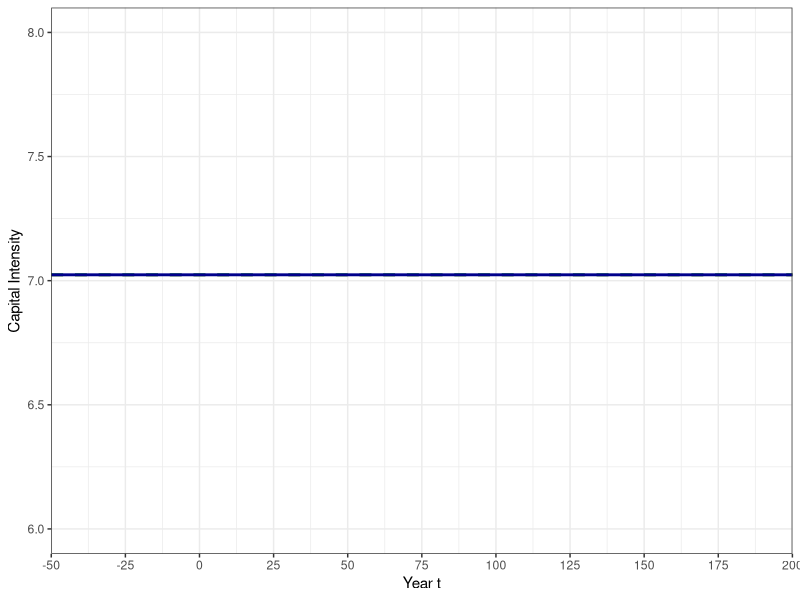
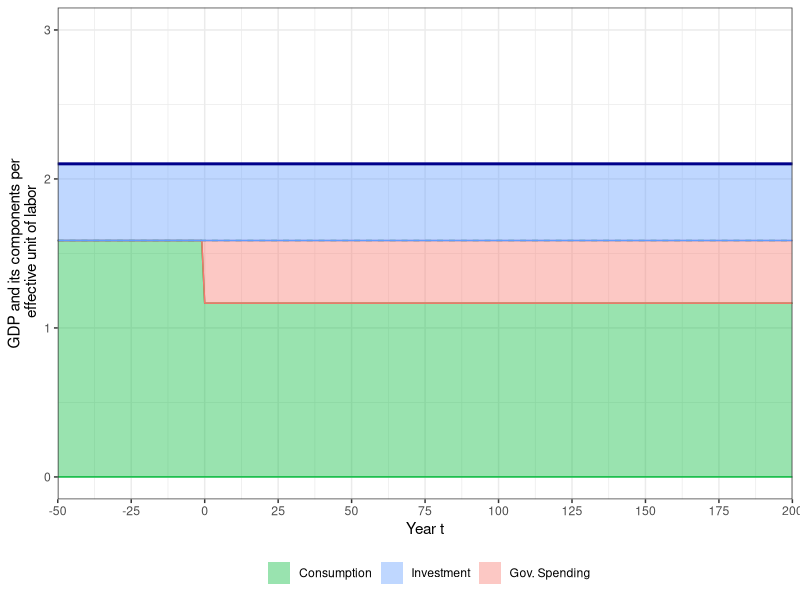
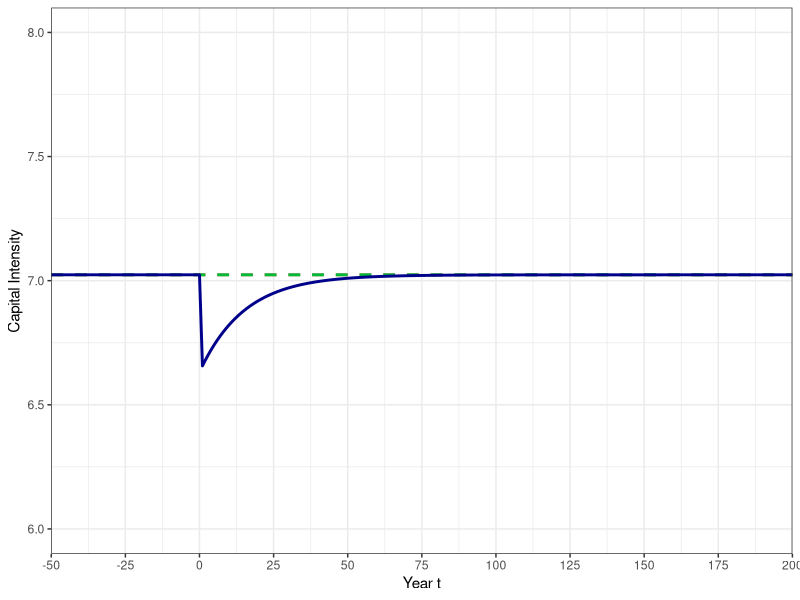
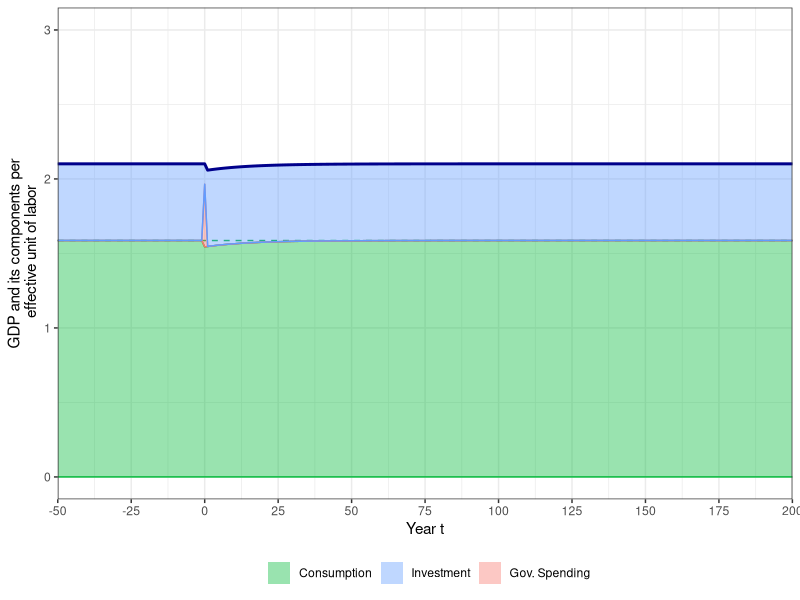
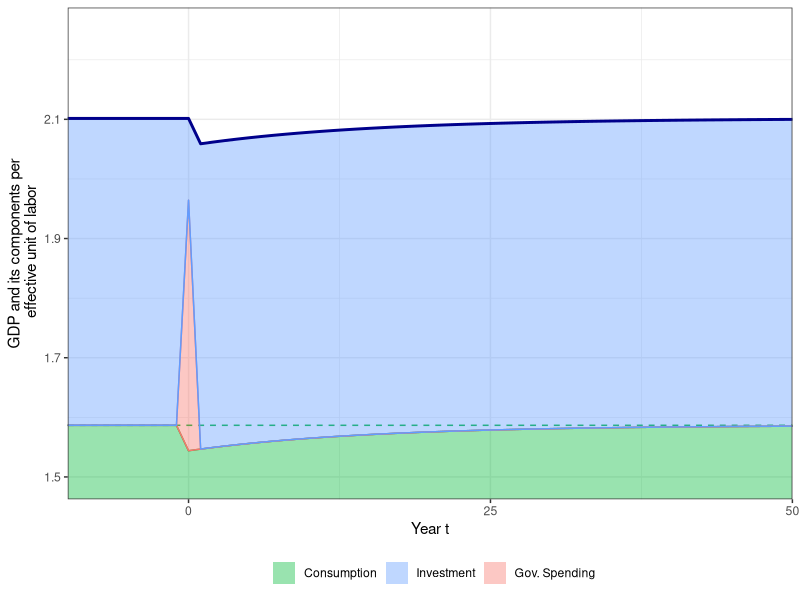
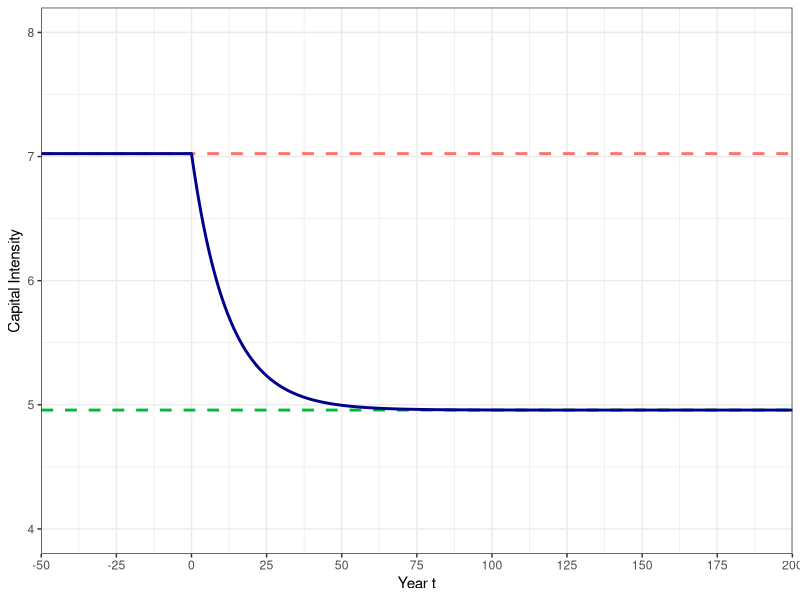
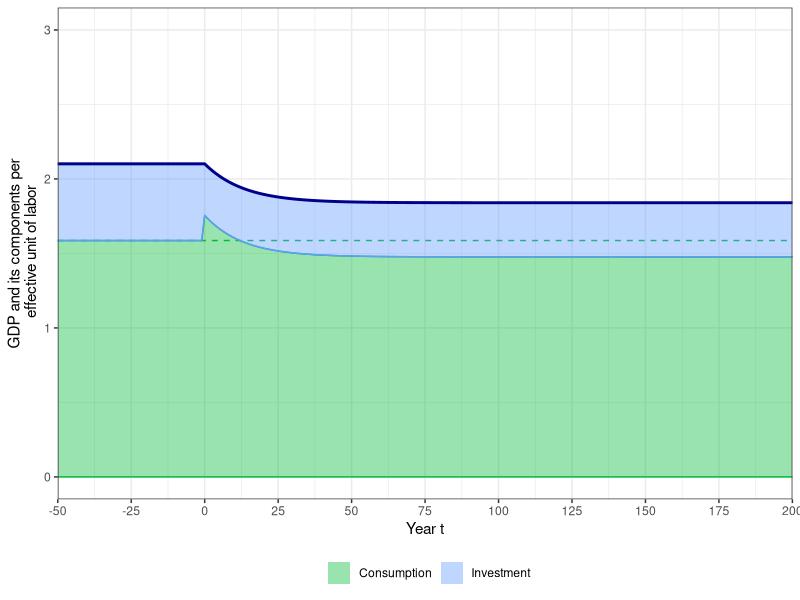
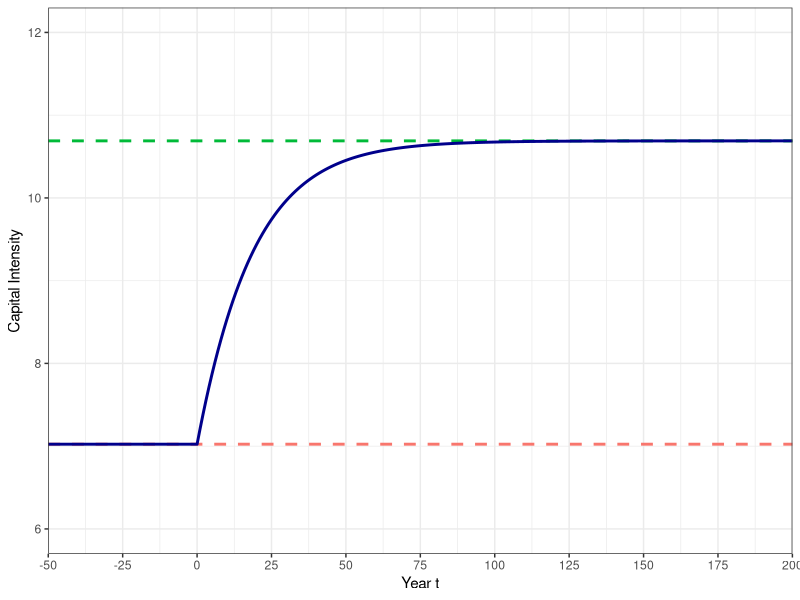

Source code (R) for these figures, in order:
#######################################
### Fiscal Policy in the Ramsey model
#######################################

# Clear the workspace and load libraries
rm(list = ls())
library(reshape2)
library(base)
library(ggplot2)
library(grid)
library(scales)
library(stringr)
library(tidyverse)

# should graphs be exported to pdf
export_pdf <- FALSE

# define some colors
mygreen <- "#00BA38"
myblue  <- "#619CFF"
myred   <- "#F8766D"


########### 
# Ramsey Model setup
###########

# data moments
lab_share = 0.381
inv_share = 0.245
gross_ret = 0.114

# parameter choice
n     <- 0.0122
h     <- 0.0169
g     <- (1+n)*(1+h)-1
alpha <- lab_share
delta <- inv_share*gross_ret/alpha - g
beta  <- (1+g)/(1 + gross_ret - delta)
gamma <- 0.5

# steady state capital intensity under old beta
k_old <- (alpha/((1+g)/beta - 1 + delta))^(1/(1-alpha))
c_old <- k_old^alpha - (g+delta)*k_old


########### 
# Function to guess initial consumption of the Ramsey model
###########
solve_ramsey <- function(k0, amount, policy, g, alpha, delta, gamma, beta) {
  
  # set numerical parameters
  T <- 10000          # number of simulation periods
  itermax <- 1000     # maximum number of iterations
  tol <- 1e-6         # tolerance level for difference to steady state
  
  # determine path of g_t
  g_t <- 0
  tau_k <- 0
  if(policy == 1) {
    g_t[1:T] = amount
    tau_k[1:T] = 0
  } else if (policy == 2) {
    g_t[1:T] = 0
    g_t[1] = amount
    tau_k[1:T] = 0
  } else if (policy == 3) {
    g_t[1:T] = 0
    tau_k[1:T] = amount
  }
  
  # determine steady state capital intensity and consumption
  kstar <- (alpha/((1+g)/(beta*(1-tau_k[length(tau_k)])) - 1 + delta))^(1/(1-alpha))
  cstar <- kstar**alpha - (g+delta)*kstar - g_t[length(g_t)]
  
  # set starting interval depending on k0
  if(k0 <= kstar) {
    c_min <- 0
    c_max <- cstar
  } else {
    c_min <- cstar
    c_max <- k0^alpha + (1-delta)*k0
  }
  
  # start iteration process
  for (i in 1:itermax) {
    
    # start a capital and consumption path
    k <- k0
    c <- (c_min+c_max)/2
    
    # now simulate the economy forward
    for (t in 1:T) {
      
      # calculate difference to steady state
      epsilon <- sqrt((c[t]/cstar-1)^2 + (k[t]/kstar-1)^2)
      
      # if difference is small enough, that's it, we return
      if(epsilon < tol) {
        return(c(c[1], epsilon, i))
      }
      
      # determine next period's capital stock and consumption
      k[t+1] <- max((k[t]**alpha - c[t] - g_t[t] + (1-delta)*k[t])/(1+g), 1e-4)
      c[t+1] <- (beta*(1-tau_k[t])*(1 + alpha*k[t+1]^(alpha-1) - delta)/(1+g))^gamma*c[t]
      
      #  decision rule for capital
      if(k0 <= kstar & k[t+1] > kstar | k0 > kstar & c[t+1] < cstar) {
        c_min <- c[1]; break;
      }
      
      #  if consumption is too large, then initial consumption level was too small
      if(k0 <= kstar & c[t+1] > cstar | k0 > kstar & k[t+1] < kstar) {
        c_max <- c[1]; break;
      }
    }
  }
  
  # in any case, if you end up here, return c[1] and epsilon
  return(c(c[1], epsilon, i))
}


########### 
# Function to simulate Ramsey model forward
###########
ramsey <- function(T0, T1, c0, k0, g_t, tau_k, g, alpha, delta, gamma, beta) {
  
  # set numerical parameters
  tol <- 1e-6
  
  # determine steady state capital intensity and consumption
  kstar <- (alpha/((1+g)/(beta*(1-tau_k[length(tau_k)])) - 1 + delta))^(1/(1-alpha))
  cstar <- kstar**alpha - (g+delta)*kstar - g_t[length(g_t)]
    
  # start a capital and consumption path
  k <- k0
  c <- 0
  
  # assume economy was in steady state prior to date 0
  k[ind(T0):ind(0)] <- k0
  c[ind(T0):ind(0)] <- k0^alpha - (g+delta)*k0 - g_t[ind(T0):ind(0)]
  
  # then start to simulate new economy path
  c[ind(0)] <- c0
  
  # now simulate the economy forward
  for (t in ind(0):ind(T1-1)) {
    
    # determine next period's capital stock and consumption
    k[t+1] <- max((k[t]**alpha - c[t] - g_t[t] + (1-delta)*k[t])/(1+g), 1e-4)
    c[t+1] <- (beta*(1-tau_k[t])*(1 + alpha*k[t+1]^(alpha-1) - delta)/(1+g))^gamma*c[t]
    
    #  move to steady state level when you are almost there
    epsilon <- sqrt((c[t+1]/cstar-1)^2 + (k[t+1]/kstar-1)^2)
    if(epsilon < tol) {
      k[(t+1):ind(T1)] = kstar
      c[(t+1):ind(T1)] = cstar
      break
    }
  }
  
  # calculate other macro statistics
  y <- k^alpha
  ir <- (g + delta)*k
  i <- y - c - g_t
  s <- i/y

  # return a data frame with macro path
  res <- data.frame(year=c(T0:T1), k, y, c, g_t, i, ir, s)
  return(res)
}

# indicator management function
ind <- function(t) {
  return(t + 1 + abs(T0))
}


########### 
# Simulate permanent change in government spending
###########

# steady state capital intensity without government spending
k_old <- (alpha/((1+g)/beta - 1 + delta))^(1/(1-alpha))
c_old <- k_old^alpha - (g+delta)*k_old

# determine size of government spending (20% of old GDP)
gov_spend <- 0.2*k_old^alpha

# set simulation periods
T0 <- -50
T1 <- 200

# solve transition path
res <- solve_ramsey(k_old, gov_spend, 1, g, alpha, delta, gamma, beta)

# get path of government spending
g_t <- 0
g_t[ind(T0):ind(-1)] = 0
g_t[ind(0):ind(T1)] = gov_spend

# get path of capital tax (not used here)
tau_k <- 0
tau_k[ind(T0):ind(T1)] = 0

# simulate the model for 250 periods
transition <- ramsey(T0, T1, res[1], k_old, g_t, tau_k, g, alpha, delta, gamma, beta)


# Plot dynamics of the capital stock
myplot <- ggplot(data = transition) + 
  geom_hline(yintercept=transition$k[ind(T0)], color=myred, linetype="dashed", size=1) + 
  geom_hline(yintercept=transition$k[ind(T1)], color="#00BA38", linetype="dashed", size=1) + 
  geom_line(aes(x=year, y=k), color="darkblue", size=1) +
  coord_cartesian(xlim=c(T0, T1), ylim=c(6, 8)) + 
  scale_x_continuous(breaks=seq(T0, T1, 25), expand=c(0, 0)) +
  labs(x = "Year t",
       y = "Capital Intensity") +
  theme_bw()

# print the plot
print(myplot)

# save plot to pdf file (if needed)
if(export_pdf) {
  aspect_ratio <- 4/3;
  height <- 3.5;
  ggsave("fig12.pdf", width = height*aspect_ratio, height = height)
}


# Plot GDP and its components
myplot <- ggplot(data = transition) + 
  geom_hline(yintercept = c_old, color="#00BA38", linetype="dashed", size=0.5) + 
  geom_ribbon(aes(x=year, ymin=0, ymax=c,    fill= "1c", color="1c") , alpha=0.4) +
  geom_ribbon(aes(x=year, ymin=c, ymax=c+g_t, fill= "3di", color="3di"), alpha=0.4) +
  geom_ribbon(aes(x=year, ymin=c+g_t, ymax=y, fill= "2ir", color="2ir")  , alpha=0.4) +
  geom_line(aes(x=year, y=y), color="darkblue", size=1) +
  coord_cartesian(xlim=c(T0, T1), ylim=c(0, 3)) + 
  scale_x_continuous(breaks=seq(T0, T1, 25), expand=c(0, 0)) +
  labs(x = "Year t",
       y = "GDP and its components per\n effective unit of labor") +
  scale_fill_manual(breaks = c("1c", "2ir", "3di"), name = "", 
                    labels = c("Consumption", "Investment", "Gov. Spending"),
                    values = c(mygreen, myblue, myred)) +
  scale_color_manual(breaks = c("1c", "2ir", "3di"),
                     values = c(mygreen, myblue, myred)) +
  guides(colour = "none") +
  theme_bw() + 
  theme(legend.position="bottom")

# print the plot
print(myplot)

# save plot to pdf file (if needed)
if(export_pdf) {
  aspect_ratio <- 4/3.5;
  height <- 4.8;
  ggsave("fig13.pdf", width = height*aspect_ratio, height = height)
}


########### 
# Simulate temporary change in government spending
###########

# steady state capital intensity without government spending
k_old <- (alpha/((1+g)/beta - 1 + delta))^(1/(1-alpha))
c_old <- k_old^alpha - (g+delta)*k_old

# determine size of government spending (20% of old GDP)
gov_spend <- 0.2*k_old^alpha

# set simulation periods
T0 <- -50
T1 <- 200

# solve transition path
res <- solve_ramsey(k_old, gov_spend, 2, g, alpha, delta, gamma, beta)

# get path of government spending
g_t <- 0
g_t[ind(T0):ind(T1)] = 0
g_t[ind(0)] = gov_spend

# get path of capital tax (not used here)
tau_k <- 0
tau_k[ind(T0):ind(T1)] = 0

# simulate the model for 250 periods
transition <- ramsey(T0, T1, res[1], k_old, g_t, tau_k, g, alpha, delta, gamma, beta)


# Plot dynamics of the capital stock
myplot <- ggplot(data = transition) + 
  geom_hline(yintercept=transition$k[ind(T0)], color=myred, linetype="dashed", size=1) + 
  geom_hline(yintercept=transition$k[ind(T1)], color="#00BA38", linetype="dashed", size=1) + 
  geom_line(aes(x=year, y=k), color="darkblue", size=1) +
  coord_cartesian(xlim=c(T0, T1), ylim=c(6, 8)) + 
  scale_x_continuous(breaks=seq(T0, T1, 25), expand=c(0, 0)) +
  labs(x = "Year t",
       y = "Capital Intensity") +
  theme_bw()

# print the plot
print(myplot)

# save plot to pdf file (if needed)
if(export_pdf) {
  aspect_ratio <- 4/3;
  height <- 3.5;
  ggsave("fig14.pdf", width = height*aspect_ratio, height = height)
}


# Plot GDP and its components
myplot <- ggplot(data = transition) + 
  geom_hline(yintercept = c_old, color="#00BA38", linetype="dashed", size=0.5) + 
  geom_ribbon(aes(x=year, ymin=0, ymax=c,    fill= "1c", color="1c") , alpha=0.4) +
  geom_ribbon(aes(x=year, ymin=c, ymax=c+g_t, fill= "3di", color="3di"), alpha=0.4) +
  geom_ribbon(aes(x=year, ymin=c+g_t, ymax=y, fill= "2ir", color="2ir")  , alpha=0.4) +
  geom_line(aes(x=year, y=y), color="darkblue", size=1) +
  coord_cartesian(xlim=c(T0, T1), ylim=c(0, 3)) + 
  scale_x_continuous(breaks=seq(T0, T1, 25), expand=c(0, 0)) +
  labs(x = "Year t",
       y = "GDP and its components per\n effective unit of labor") +
  scale_fill_manual(breaks = c("1c", "2ir", "3di"), name = "", 
                    labels = c("Consumption", "Investment", "Gov. Spending"),
                    values = c(mygreen, myblue, myred)) +
  scale_color_manual(breaks = c("1c", "2ir", "3di"),
                     values = c(mygreen, myblue, myred)) +
  guides(colour = "none") +
  theme_bw() + 
  theme(legend.position="bottom")

# print the plot
print(myplot)

# save plot to pdf file (if needed)
if(export_pdf) {
  aspect_ratio <- 4/3.5;
  height <- 4.8;
  ggsave("fig15.pdf", width = height*aspect_ratio, height = height)
}


# Plot GDP and its components (zoom in)
myplot <- ggplot(data = transition) + 
  geom_hline(yintercept = c_old, color="#00BA38", linetype="dashed", size=0.5) + 
  geom_ribbon(aes(x=year, ymin=0, ymax=c,    fill= "1c", color="1c") , alpha=0.4) +
  geom_ribbon(aes(x=year, ymin=c, ymax=c+g_t, fill= "3di", color="3di"), alpha=0.4) +
  geom_ribbon(aes(x=year, ymin=c+g_t, ymax=y, fill= "2ir", color="2ir")  , alpha=0.4) +
  geom_line(aes(x=year, y=y), color="darkblue", size=1) +
  coord_cartesian(xlim=c(-10, 50), ylim=c(1.5, 2.25)) + 
  scale_x_continuous(breaks=seq(T0, T1, 25), expand=c(0, 0)) +
  labs(x = "Year t",
       y = "GDP and its components per\n effective unit of labor") +
  scale_fill_manual(breaks = c("1c", "2ir", "3di"), name = "", 
                    labels = c("Consumption", "Investment", "Gov. Spending"),
                    values = c(mygreen, myblue, myred)) +
  scale_color_manual(breaks = c("1c", "2ir", "3di"),
                     values = c(mygreen, myblue, myred)) +
  guides(colour = "none") +
  theme_bw() + 
  theme(legend.position="bottom")

# print the plot
print(myplot)

# save plot to pdf file (if needed)
if(export_pdf) {
  aspect_ratio <- 4/3.5;
  height <- 4.8;
  ggsave("fig16.pdf", width = height*aspect_ratio, height = height)
}


########### 
# Simulate capital tax/subsidy
###########

# steady state capital intensity without capital tax
k_old <- (alpha/((1+g)/beta - 1 + delta))^(1/(1-alpha))
c_old <- k_old^alpha - (g+delta)*k_old

# determine size of capital tax rate (2.5%)
tax_rate <- 0.025

# set simulation periods
T0 <- -50
T1 <- 200

# solve transition path
res <- solve_ramsey(k_old, tax_rate, 3, g, alpha, delta, gamma, beta)

# get path of government spending (not used)
g_t <- 0
g_t[ind(T0):ind(T1)] = 0

# get path of capital tax
tau_k <- 0
tau_k[ind(T0):ind(-1)] = 0
tau_k[ind(0):ind(T1)] = tax_rate

# simulate the model for 250 periods
transition <- ramsey(T0, T1, res[1], k_old, g_t, tau_k, g, alpha, delta, gamma, beta)

# calculate welfare number for initial equilibrium
Welfare_0 <- 0
for(t in 0:T1) {
  Welfare_0 <- Welfare_0 + beta^t*(transition$c[ind(T0)]^(1-1/gamma)/(1-1/gamma))
}

# calculate welfare number for raising capital tax
Welfare_1 <- 0
for(t in 0:T1) {
  Welfare_1 <- Welfare_1 + beta^t*(transition$c[ind(t)]^(1-1/gamma)/(1-1/gamma))
}


# Plot dynamics of the capital stock
myplot <- ggplot(data = transition) + 
  geom_hline(yintercept=transition$k[ind(T0)], color=myred, linetype="dashed", size=1) + 
  geom_hline(yintercept=transition$k[ind(T1)], color="#00BA38", linetype="dashed", size=1) + 
  geom_line(aes(x=year, y=k), color="darkblue", size=1) +
  coord_cartesian(xlim=c(T0, T1), ylim=c(4, 8)) + 
  scale_x_continuous(breaks=seq(T0, T1, 25), expand=c(0, 0)) +
  labs(x = "Year t",
       y = "Capital Intensity") +
  theme_bw()

# print the plot
print(myplot)

# save plot to pdf file (if needed)
if(export_pdf) {
  aspect_ratio <- 4/3;
  height <- 3.5;
  ggsave("fig17.pdf", width = height*aspect_ratio, height = height)
}


# Plot GDP and its components
myplot <- ggplot(data = transition) + 
  geom_hline(yintercept = c_old, color="#00BA38", linetype="dashed", size=0.5) + 
  geom_ribbon(aes(x=year, ymin=0, ymax=c,    fill= "1c", color="1c") , alpha=0.4) +
  geom_ribbon(aes(x=year, ymin=c, ymax=y, fill= "2ir", color="2ir")  , alpha=0.4) +
  geom_line(aes(x=year, y=y), color="darkblue", size=1) +
  coord_cartesian(xlim=c(T0, T1), ylim=c(0, 3)) + 
  scale_x_continuous(breaks=seq(T0, T1, 25), expand=c(0, 0)) +
  labs(x = "Year t",
       y = "GDP and its components per\n effective unit of labor") +
  scale_fill_manual(breaks = c("1c", "2ir"), name = "", 
                    labels = c("Consumption", "Investment"),
                    values = c(mygreen, myblue)) +
  scale_color_manual(breaks = c("1c", "2ir"),
                     values = c(mygreen, myblue)) +
  guides(colour = "none") +
  theme_bw() + 
  theme(legend.position="bottom")

# print the plot
print(myplot)

# save plot to pdf file (if needed)
if(export_pdf) {
  aspect_ratio <- 4/3.5;
  height <- 4.8;
  ggsave("fig18.pdf", width = height*aspect_ratio, height = height)
}


########### 
# Simulate capital subsidy
###########

# steady state capital intensity without capital tax
k_old <- (alpha/((1+g)/beta - 1 + delta))^(1/(1-alpha))
c_old <- k_old^alpha - (g+delta)*k_old

# determine size of capital tax rate (2.5%)
tax_rate <- -0.025

# set simulation periods
T0 <- -50
T1 <- 200

# solve transition path
res <- solve_ramsey(k_old, tax_rate, 3, g, alpha, delta, gamma, beta)

# get path of government spending (not used)
g_t <- 0
g_t[ind(T0):ind(T1)] = 0

# get path of capital tax
tau_k <- 0
tau_k[ind(T0):ind(-1)] = 0
tau_k[ind(0):ind(T1)] = tax_rate

# simulate the model for 250 periods
transition <- ramsey(T0, T1, res[1], k_old, g_t, tau_k, g, alpha, delta, gamma, beta)

# calculate welfare number for raising capital subsidy
Welfare_2 <- 0
for(t in 0:T1) {
  Welfare_2 <- Welfare_2 + beta^t*transition$c[ind(t)]^(1-1/gamma)/(1-1/gamma)
}


# Plot dynamics of the capital stock
myplot <- ggplot(data = transition) + 
  geom_hline(yintercept=transition$k[ind(T0)], color=myred, linetype="dashed", size=1) + 
  geom_hline(yintercept=transition$k[ind(T1)], color="#00BA38", linetype="dashed", size=1) + 
  geom_line(aes(x=year, y=k), color="darkblue", size=1) +
  coord_cartesian(xlim=c(T0, T1), ylim=c(6, 12)) + 
  scale_x_continuous(breaks=seq(T0, T1, 25), expand=c(0, 0)) +
  labs(x = "Year t",
       y = "Capital Intensity") +
  theme_bw()

# print the plot
print(myplot)

# save plot to pdf file (if needed)
if(export_pdf) {
  aspect_ratio <- 4/3;
  height <- 3.5;
  ggsave("fig19.pdf", width = height*aspect_ratio, height = height)
}


# Plot GDP and its components
myplot <- ggplot(data = transition) + 
  geom_hline(yintercept = c_old, color="#00BA38", linetype="dashed", size=0.5) + 
  geom_ribbon(aes(x=year, ymin=0, ymax=c,    fill= "1c", color="1c") , alpha=0.4) +
  geom_ribbon(aes(x=year, ymin=c, ymax=y, fill= "2ir", color="2ir")  , alpha=0.4) +
  geom_line(aes(x=year, y=y), color="darkblue", size=1) +
  coord_cartesian(xlim=c(T0, T1), ylim=c(0, 3)) + 
  scale_x_continuous(breaks=seq(T0, T1, 25), expand=c(0, 0)) +
  labs(x = "Year t",
       y = "GDP and its components per\n effective unit of labor") +
  scale_fill_manual(breaks = c("1c", "2ir"), name = "", 
                    labels = c("Consumption", "Investment"),
                    values = c(mygreen, myblue)) +
  scale_color_manual(breaks = c("1c", "2ir"),
                     values = c(mygreen, myblue)) +
  guides(colour = "none") +
  theme_bw() + 
  theme(legend.position="bottom")

# print the plot
print(myplot)

# save plot to pdf file (if needed)
if(export_pdf) {
  aspect_ratio <- 4/3.5;
  height <- 4.8;
  ggsave("fig20.pdf", width = height*aspect_ratio, height = height)
}


########### 
# Welfare comparison
###########

sprintf('Without capital taxes    : %12.6f %12.6f\n', Welfare_0, 0)
sprintf('With 2.5p capital tax    : %12.6f %12.6f\n', Welfare_1, ((Welfare_1/Welfare_0)^{1/(1-1/gamma)}-1)*100)
sprintf('With 2.5p capital subsidy: %12.6f %12.6f\n', Welfare_2, ((Welfare_2/Welfare_0)^{1/(1-1/gamma)}-1)*100)
